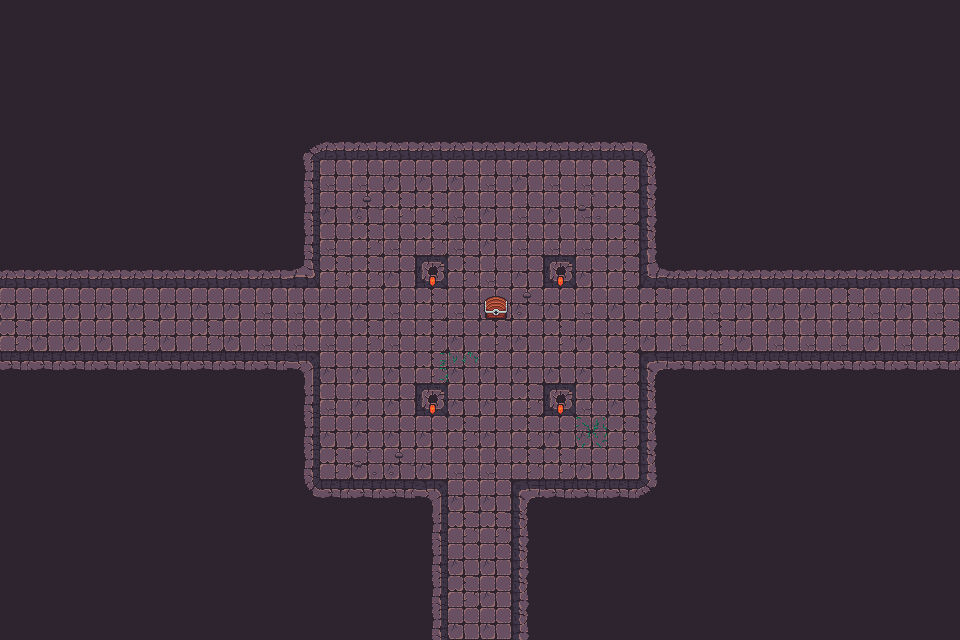

This game map was drawn from its Tiled (.tmx) file and the tilesets committed beside it. A one-line description and the full map source follow:
An orthogonal 30x20 tile map with 32x32 px tiles, 3 tile layers (Walls, Decor, Items), 2 tilesets and 58 objects.

<map version="1.10" tiledversion="1.11.2" orientation="orthogonal" renderorder="right-down" width="30" height="20" tilewidth="32" tileheight="32" infinite="0" nextlayerid="3" nextobjectid="1">
    <tileset firstgid="1" name="Town Tileset" tilewidth="32" tileheight="32" tilecount="64" columns="8">
        <image source="../../../tiles/World H Tileset.png" trans="ff00ff" width="256" height="256" />
        <tile id="4">
            <objectgroup draworder="index" id="2">
                <object id="1" x="0" y="0" width="32" height="32" />
            </objectgroup>
        </tile>
        <tile id="5">
            <objectgroup draworder="index" id="2">
                <object id="1" x="0" y="0" width="32" height="32" />
            </objectgroup>
        </tile>
        <tile id="6">
            <objectgroup draworder="index" id="2">
                <object id="1" x="0" y="0" width="32" height="32" />
            </objectgroup>
        </tile>
        <tile id="7">
            <objectgroup draworder="index" id="2">
                <object id="1" x="0" y="0" width="32" height="32" />
            </objectgroup>
        </tile>
        <tile id="8">
            <objectgroup draworder="index" id="2">
                <object id="1" x="0" y="0" width="32" height="32" />
            </objectgroup>
        </tile>
        <tile id="10">
            <objectgroup draworder="index" id="2">
                <object id="1" x="0" y="32" width="32" height="0" />
            </objectgroup>
        </tile>
        <tile id="11">
            <objectgroup draworder="index" id="2">
                <object id="1" x="0" y="32" width="32" height="0" />
                <object id="2" x="32" y="0" width="0" height="32" />
            </objectgroup>
        </tile>
        <tile id="12">
            <objectgroup draworder="index" id="2">
                <object id="1" x="32" y="0" width="0" height="32" />
            </objectgroup>
        </tile>
        <tile id="13">
            <objectgroup draworder="index" id="2">
                <object id="1" x="0" y="32" width="32" height="0" />
                <object id="2" x="0" y="32" width="32" height="0" />
                <object id="3" x="0" y="0" width="0" height="32" />
            </objectgroup>
        </tile>
        <tile id="14">
            <objectgroup draworder="index" id="2">
                <object id="1" x="0" y="0" width="0" height="32" />
            </objectgroup>
        </tile>
        <tile id="16">
            <objectgroup draworder="index" id="2">
                <object id="1" x="0" y="0" width="32" height="32" />
            </objectgroup>
        </tile>
        <tile id="24">
            <objectgroup draworder="index" id="2">
                <object id="1" x="0" y="0" width="32" height="32" />
            </objectgroup>
        </tile>
    </tileset>
    <tileset firstgid="65" name="Dungeon Crawler Tileset" tilewidth="32" tileheight="32" tilecount="100" columns="10">
        <image source="../../../tiles/Dungeon_Tile.png" trans="" width="320" height="320" />
        <tile id="2">
            <objectgroup draworder="index" id="2">
                <object id="1" x="0" y="0" width="32" height="32" />
            </objectgroup>
        </tile>
        <tile id="3">
            <objectgroup draworder="index" id="2">
                <object id="1" x="0" y="0" width="32" height="32" />
            </objectgroup>
        </tile>
        <tile id="4">
            <objectgroup draworder="index" id="2">
                <object id="1" x="0" y="0" width="32" height="32" />
            </objectgroup>
        </tile>
        <tile id="5">
            <objectgroup draworder="index" id="2">
                <object id="1" x="0" y="0" width="32" height="32" />
            </objectgroup>
        </tile>
        <tile id="6">
            <objectgroup draworder="index" id="2">
                <object id="1" x="0" y="0" width="32" height="32" />
            </objectgroup>
        </tile>
        <tile id="8">
            <objectgroup draworder="index" id="2">
                <object id="1" x="0" y="0" width="32" height="32" />
            </objectgroup>
        </tile>
        <tile id="12">
            <objectgroup draworder="index" id="2">
                <object id="1" x="0" y="0" width="32" height="32" />
            </objectgroup>
        </tile>
        <tile id="13">
            <objectgroup draworder="index" id="2">
                <object id="1" x="0" y="0" width="32" height="32" />
            </objectgroup>
        </tile>
        <tile id="14">
            <objectgroup draworder="index" id="2">
                <object id="1" x="0" y="0" width="32" height="32" />
            </objectgroup>
        </tile>
        <tile id="15">
            <objectgroup draworder="index" id="2">
                <object id="1" x="0" y="0" width="32" height="32" />
            </objectgroup>
        </tile>
        <tile id="16">
            <objectgroup draworder="index" id="2">
                <object id="1" x="0" y="0" width="32" height="32" />
            </objectgroup>
        </tile>
        <tile id="18">
            <objectgroup draworder="index" id="2">
                <object id="1" x="0" y="0" width="32" height="32" />
            </objectgroup>
        </tile>
        <tile id="22">
            <objectgroup draworder="index" id="2">
                <object id="1" x="0" y="0" width="32" height="32" />
            </objectgroup>
        </tile>
        <tile id="23">
            <objectgroup draworder="index" id="2">
                <object id="1" x="0" y="0" width="32" height="32" />
            </objectgroup>
        </tile>
        <tile id="24">
            <objectgroup draworder="index" id="2">
                <object id="1" x="0" y="0" width="32" height="32" />
            </objectgroup>
        </tile>
        <tile id="25">
            <objectgroup draworder="index" id="2">
                <object id="1" x="0" y="0" width="32" height="32" />
            </objectgroup>
        </tile>
        <tile id="26">
            <objectgroup draworder="index" id="2">
                <object id="1" x="0" y="0" width="32" height="32" />
            </objectgroup>
        </tile>
        <tile id="28">
            <objectgroup draworder="index" id="2">
                <object id="1" x="0" y="0" width="32" height="32" />
            </objectgroup>
        </tile>
        <tile id="32">
            <objectgroup draworder="index" id="2">
                <object id="1" x="0" y="0" width="32" height="32" />
            </objectgroup>
        </tile>
        <tile id="33">
            <objectgroup draworder="index" id="2">
                <object id="1" x="0" y="0" width="32" height="32" />
            </objectgroup>
        </tile>
        <tile id="34">
            <objectgroup draworder="index" id="2">
                <object id="1" x="0" y="0" width="32" height="32" />
            </objectgroup>
        </tile>
        <tile id="35">
            <objectgroup draworder="index" id="2">
                <object id="1" x="0" y="0" width="32" height="32" />
            </objectgroup>
        </tile>
        <tile id="36">
            <objectgroup draworder="index" id="2">
                <object id="1" x="0" y="0" width="32" height="32" />
            </objectgroup>
        </tile>
        <tile id="38">
            <objectgroup draworder="index" id="2">
                <object id="1" x="0" y="0" width="32" height="32" />
            </objectgroup>
        </tile>
        <tile id="42">
            <objectgroup draworder="index" id="2">
                <object id="1" x="0" y="0" width="32" height="32" />
            </objectgroup>
        </tile>
        <tile id="43">
            <objectgroup draworder="index" id="2">
                <object id="1" x="0" y="0" width="32" height="32" />
            </objectgroup>
        </tile>
        <tile id="44">
            <objectgroup draworder="index" id="2">
                <object id="1" x="0" y="0" width="32" height="32" />
            </objectgroup>
        </tile>
        <tile id="45">
            <objectgroup draworder="index" id="2">
                <object id="1" x="0" y="0" width="32" height="32" />
            </objectgroup>
        </tile>
        <tile id="46">
            <objectgroup draworder="index" id="2">
                <object id="1" x="0" y="0" width="32" height="32" />
            </objectgroup>
        </tile>
        <tile id="48">
            <objectgroup draworder="index" id="2">
                <object id="1" x="0" y="0" width="32" height="32" />
            </objectgroup>
        </tile>
        <tile id="52">
            <objectgroup draworder="index" id="2">
                <object id="1" x="0" y="0" width="32" height="32" />
            </objectgroup>
        </tile>
        <tile id="53">
            <objectgroup draworder="index" id="2">
                <object id="1" x="0" y="0" width="32" height="32" />
            </objectgroup>
        </tile>
        <tile id="54">
            <objectgroup draworder="index" id="2">
                <object id="1" x="0" y="0" width="32" height="32" />
            </objectgroup>
        </tile>
        <tile id="55">
            <objectgroup draworder="index" id="2">
                <object id="1" x="0" y="0" width="32" height="32" />
            </objectgroup>
        </tile>
        <tile id="56">
            <objectgroup draworder="index" id="2">
                <object id="1" x="0" y="0" width="32" height="32" />
            </objectgroup>
        </tile>
        <tile id="58">
            <objectgroup draworder="index" id="2">
                <object id="1" x="0" y="0" width="32" height="32" />
            </objectgroup>
        </tile>
        <tile id="62">
            <objectgroup draworder="index" id="2">
                <object id="1" x="0" y="0" width="32" height="32" />
            </objectgroup>
        </tile>
        <tile id="63">
            <objectgroup draworder="index" id="2">
                <object id="1" x="0" y="0" width="32" height="32" />
            </objectgroup>
        </tile>
        <tile id="64">
            <objectgroup draworder="index" id="2">
                <object id="1" x="0" y="0" width="32" height="32" />
            </objectgroup>
        </tile>
        <tile id="65">
            <objectgroup draworder="index" id="2">
                <object id="1" x="0" y="0" width="32" height="32" />
            </objectgroup>
        </tile>
        <tile id="66">
            <objectgroup draworder="index" id="2">
                <object id="1" x="0" y="0" width="32" height="32" />
            </objectgroup>
        </tile>
        <tile id="68">
            <objectgroup draworder="index" id="2">
                <object id="1" x="0" y="0" width="32" height="32" />
            </objectgroup>
        </tile>
        <tile id="80">
            <objectgroup draworder="index" id="2">
                <object id="1" x="0" y="0" width="32" height="32" />
            </objectgroup>
        </tile>
    </tileset>
    <layer id="1" name="Walls" width="30" height="20">
        <data encoding="csv">
122,122,122,122,122,122,122,122,122,122,122,122,122,122,122,122,122,122,122,122,122,122,122,122,122,122,122,122,122,122,
122,122,122,122,122,122,122,122,122,122,122,122,122,122,122,122,122,122,122,122,122,122,122,122,122,122,122,122,122,122,
122,122,122,122,122,122,122,122,122,122,122,122,122,122,122,122,122,122,122,122,122,122,122,122,122,122,122,122,122,122,
122,122,122,122,122,122,122,122,122,122,122,122,122,122,122,122,122,122,122,122,122,122,122,122,122,122,122,122,122,122,
122,122,122,122,122,122,122,122,122,67,68,68,68,68,68,68,68,68,68,68,69,122,122,122,122,122,122,122,122,122,
122,122,122,122,122,122,122,122,122,77,66,66,75,75,75,66,75,66,66,65,79,122,122,122,122,122,122,122,122,122,
122,122,122,122,122,122,122,122,122,77,75,75,65,65,66,75,66,75,66,65,79,122,122,122,122,122,122,122,122,122,
122,122,122,122,122,122,122,122,122,77,66,65,66,65,66,75,66,66,66,65,79,122,122,122,122,122,122,122,122,122,
68,68,68,68,68,68,68,68,68,103,65,65,75,131,65,66,75,131,75,65,100,68,68,68,68,68,68,68,68,68,
75,75,75,75,75,75,75,75,66,66,75,75,66,65,66,75,75,75,66,75,65,75,66,75,75,75,65,66,75,66,
65,75,75,75,65,75,65,75,66,66,66,65,66,65,75,65,75,65,75,65,75,66,65,75,66,66,66,75,66,65,
88,88,88,88,88,88,88,88,88,73,75,75,75,65,75,75,75,75,75,65,70,88,88,88,88,88,88,88,88,88,
122,122,122,122,122,122,122,122,122,77,66,75,75,131,75,75,65,131,66,75,79,122,122,122,122,122,122,122,122,122,
122,122,122,122,122,122,122,122,122,77,75,75,75,75,65,75,65,75,75,65,79,122,122,122,122,122,122,122,122,122,
122,122,122,122,122,122,122,122,122,77,65,75,75,75,66,66,65,65,75,75,79,122,122,122,122,122,122,122,122,122,
122,122,122,122,122,122,122,122,122,87,88,88,88,73,75,75,70,88,88,88,89,122,122,122,122,122,122,122,122,122,
122,122,122,122,122,122,122,122,122,122,122,122,122,77,65,65,79,122,122,122,122,122,122,122,122,122,122,122,122,122,
122,122,122,122,122,122,122,122,122,122,122,122,122,77,75,75,79,122,122,122,122,122,122,122,122,122,122,122,122,122,
122,122,122,122,122,122,122,122,122,122,122,122,122,77,65,75,79,122,122,122,122,122,122,122,122,122,122,122,122,122,
122,122,122,122,122,122,122,122,122,122,122,122,122,77,75,75,79,122,122,122,122,122,122,122,122,122,122,122,122,122
        </data>
    </layer>
    <layer id="1" name="Decor" width="30" height="20">
        <data encoding="csv">
133,133,133,133,133,133,133,133,133,133,133,133,133,133,133,133,133,133,133,133,133,133,133,133,133,133,133,133,133,133,
133,133,133,133,133,133,133,133,133,133,133,133,133,133,133,133,133,133,133,133,133,133,133,133,133,133,133,133,133,133,
133,133,133,133,133,133,133,133,133,133,133,133,133,133,133,133,133,133,133,133,133,133,133,133,133,133,133,133,133,133,
133,133,133,133,133,133,133,133,133,133,133,133,133,133,133,133,133,133,133,133,133,133,133,133,133,133,133,133,133,133,
133,133,133,133,133,133,133,133,133,133,133,133,133,133,133,133,133,133,133,133,133,133,133,133,133,133,133,133,133,133,
133,133,133,133,133,133,133,133,133,133,133,133,133,133,133,133,133,133,133,133,133,133,133,133,133,133,133,133,133,133,
133,133,133,133,133,133,133,133,133,133,133,115,133,133,133,133,133,133,116,133,133,133,133,133,133,133,133,133,133,133,
133,133,133,133,133,133,133,133,133,133,133,133,133,133,133,133,133,133,133,133,133,133,133,133,133,133,133,133,133,133,
133,133,133,133,133,133,133,133,133,133,133,133,133,134,133,133,133,134,133,133,133,133,133,133,133,133,133,133,133,133,
133,133,133,133,133,133,133,133,133,133,133,133,133,133,133,133,115,133,133,133,133,133,133,133,133,133,133,133,133,133,
133,133,133,133,133,133,133,133,133,133,133,133,133,133,133,133,133,133,133,133,133,133,133,133,133,133,133,133,133,133,
133,133,133,133,133,133,133,133,133,133,133,133,133,140,138,133,133,133,133,133,133,133,133,133,133,133,133,133,133,133,
133,133,133,133,133,133,133,133,133,133,133,133,133,134,133,133,133,134,133,133,133,133,133,133,133,133,133,133,133,133,
133,133,133,133,133,133,133,133,133,133,133,133,133,133,133,133,133,133,125,133,133,133,133,133,133,133,133,133,133,133,
133,133,133,133,133,133,133,133,133,133,133,116,115,133,133,133,133,133,133,133,133,133,133,133,133,133,133,133,133,133,
133,133,133,133,133,133,133,133,133,133,133,133,133,133,133,133,133,133,133,133,133,133,133,133,133,133,133,133,133,133,
133,133,133,133,133,133,133,133,133,133,133,133,133,133,133,133,133,133,133,133,133,133,133,133,133,133,133,133,133,133,
133,133,133,133,133,133,133,133,133,133,133,133,133,133,133,133,133,133,133,133,133,133,133,133,133,133,133,133,133,133,
133,133,133,133,133,133,133,133,133,133,133,133,133,133,133,133,133,133,133,133,133,133,133,133,133,133,133,133,133,133,
133,133,133,133,133,133,133,133,133,133,133,133,133,133,133,133,133,133,133,133,133,133,133,133,133,133,133,133,133,133
        </data>
    </layer>
    <layer id="1" name="Items" width="30" height="20">
        <data encoding="csv">
133,133,133,133,133,133,133,133,133,133,133,133,133,133,133,133,133,133,133,133,133,133,133,133,133,133,133,133,133,133,
133,133,133,133,133,133,133,133,133,133,133,133,133,133,133,133,133,133,133,133,133,133,133,133,133,133,133,133,133,133,
133,133,133,133,133,133,133,133,133,133,133,133,133,133,133,133,133,133,133,133,133,133,133,133,133,133,133,133,133,133,
133,133,133,133,133,133,133,133,133,133,133,133,133,133,133,133,133,133,133,133,133,133,133,133,133,133,133,133,133,133,
133,133,133,133,133,133,133,133,133,133,133,133,133,133,133,133,133,133,133,133,133,133,133,133,133,133,133,133,133,133,
133,133,133,133,133,133,133,133,133,133,133,133,133,133,133,133,133,133,133,133,133,133,133,133,133,133,133,133,133,133,
133,133,133,133,133,133,133,133,133,133,133,133,133,133,133,133,133,133,133,133,133,133,133,133,133,133,133,133,133,133,
133,133,133,133,133,133,133,133,133,133,133,133,133,133,133,133,133,133,133,133,133,133,133,133,133,133,133,133,133,133,
133,133,133,133,133,133,133,133,133,133,133,133,133,133,133,133,133,133,133,133,133,133,133,133,133,133,133,133,133,133,
133,133,133,133,133,133,133,133,133,133,133,133,133,133,133,145,133,133,133,133,133,133,133,133,133,133,133,133,133,133,
133,133,133,133,133,133,133,133,133,133,133,133,133,133,133,133,133,133,133,133,133,133,133,133,133,133,133,133,133,133,
133,133,133,133,133,133,133,133,133,133,133,133,133,133,133,133,133,133,133,133,133,133,133,133,133,133,133,133,133,133,
133,133,133,133,133,133,133,133,133,133,133,133,133,133,133,133,133,133,133,133,133,133,133,133,133,133,133,133,133,133,
133,133,133,133,133,133,133,133,133,133,133,133,133,133,133,133,133,133,133,133,133,133,133,133,133,133,133,133,133,133,
133,133,133,133,133,133,133,133,133,133,133,133,133,133,133,133,133,133,133,133,133,133,133,133,133,133,133,133,133,133,
133,133,133,133,133,133,133,133,133,133,133,133,133,133,133,133,133,133,133,133,133,133,133,133,133,133,133,133,133,133,
133,133,133,133,133,133,133,133,133,133,133,133,133,133,133,133,133,133,133,133,133,133,133,133,133,133,133,133,133,133,
133,133,133,133,133,133,133,133,133,133,133,133,133,133,133,133,133,133,133,133,133,133,133,133,133,133,133,133,133,133,
133,133,133,133,133,133,133,133,133,133,133,133,133,133,133,133,133,133,133,133,133,133,133,133,133,133,133,133,133,133,
133,133,133,133,133,133,133,133,133,133,133,133,133,133,133,133,133,133,133,133,133,133,133,133,133,133,133,133,133,133
        </data>
    </layer>
</map>
